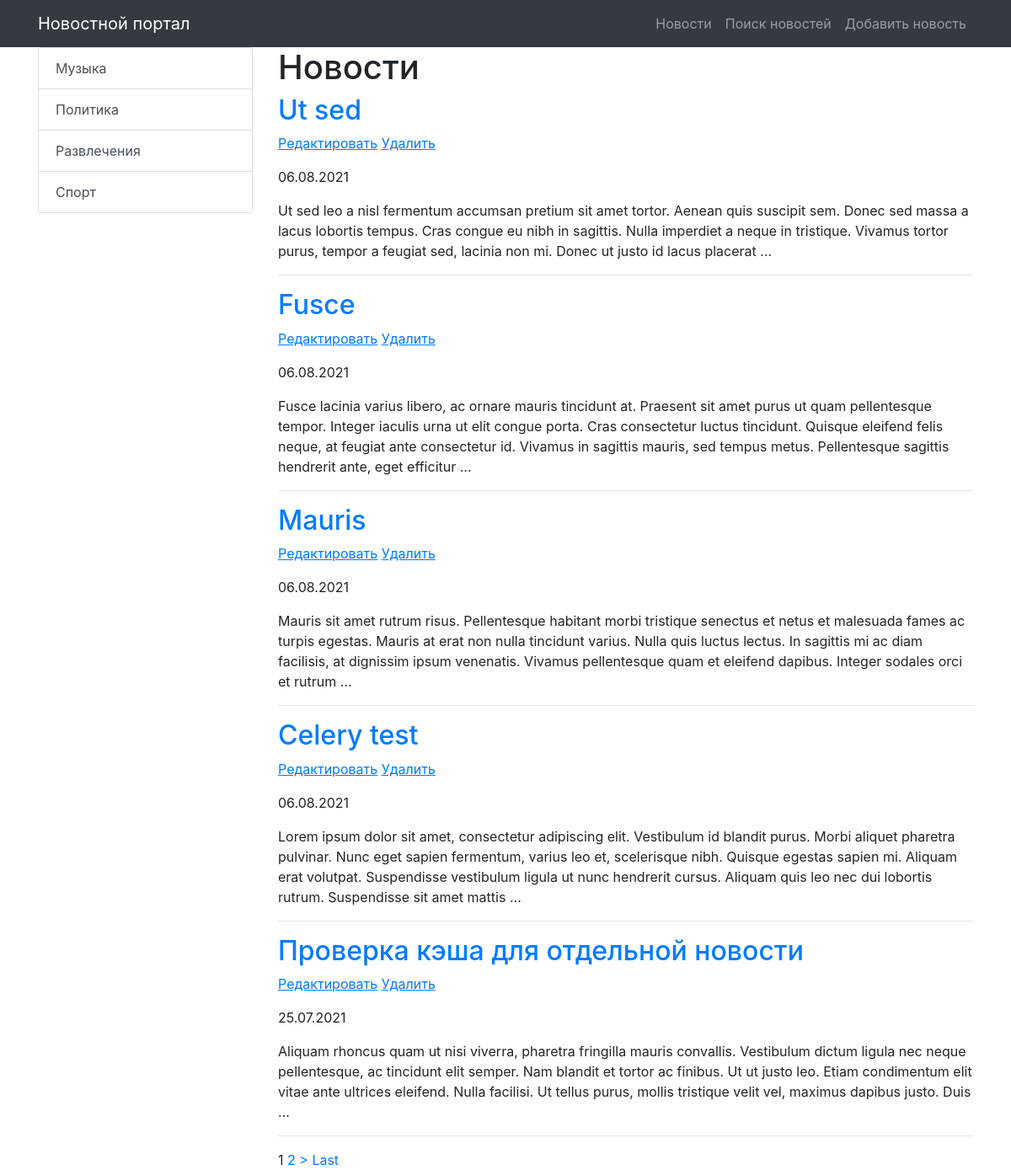
/news/ (signed in), run on an earlier commit of the app's database.
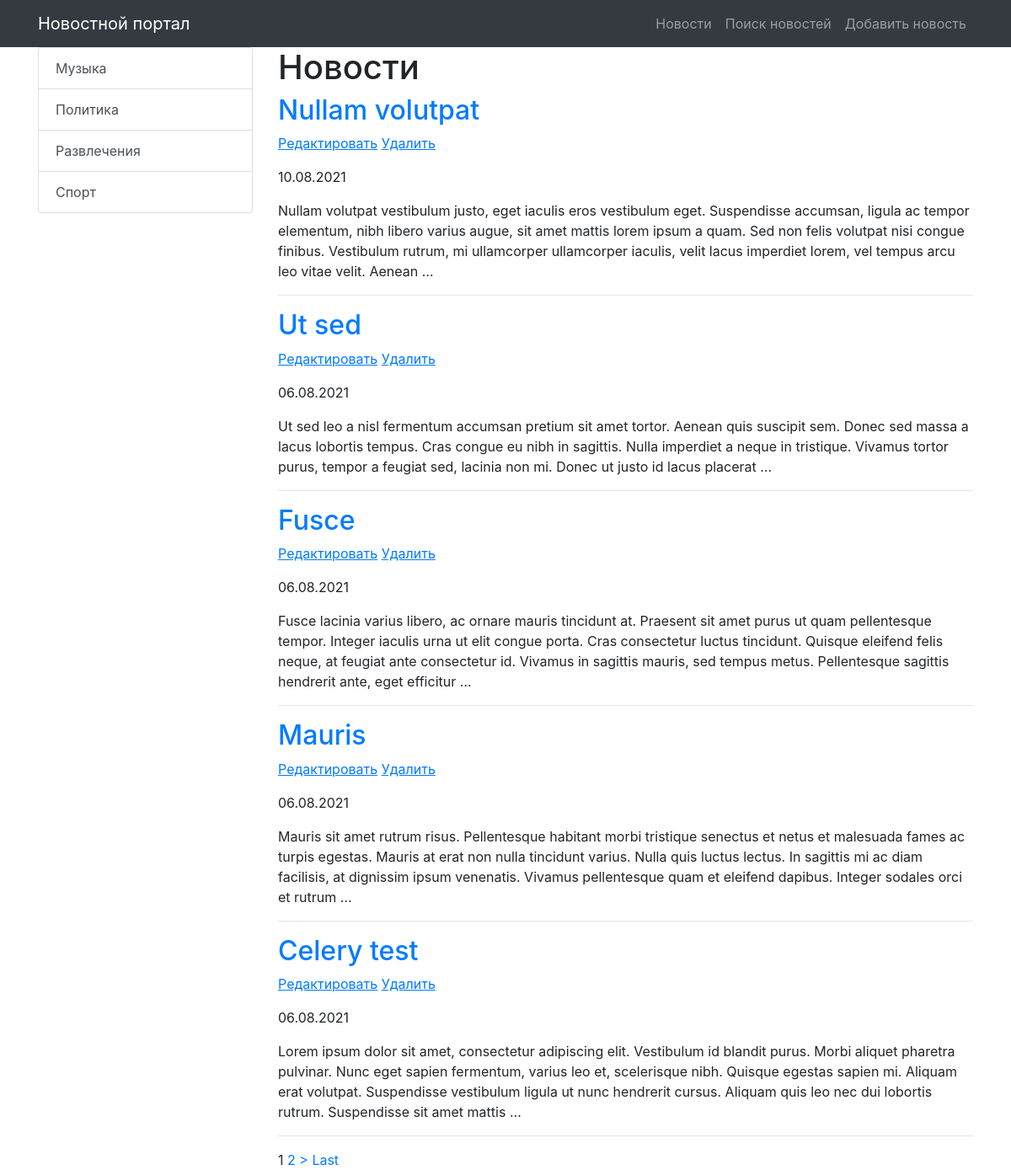
And on a later commit of the database.
### news/models.py (models this page shows, shortened)
class Category(models.Model):
    title = models.CharField(max_length=255, unique=True, verbose_name='Название категории')
    subscribers = models.ManyToManyField(User)
    class Meta:
        verbose_name = 'Категория'
        verbose_name_plural = 'Категории'
        ordering = ['title']
    def get_absolute_url(self):
        return reverse('news_category', kwargs={'category_id': self.pk})

class Post(models.Model):
    TYPE = [
        ('Article', 'Статья'),
        ('News', 'Новость'),
    ]
    author = models.ForeignKey(Author, on_delete=models.CASCADE, verbose_name='Автор')
    category = models.ManyToManyField(Category, through='PostCategory')
    type = models.CharField(max_length=20, choices=TYPE, verbose_name='Тип поста', default='Article')
    creation_datetime = models.DateTimeField(auto_now_add=True, verbose_name='Дата публикации')
    title = models.CharField(max_length=255, verbose_name='Название')
    text = models.TextField(verbose_name='Содержание')
    rating = models.IntegerField(default=0, verbose_name='Рейтинг')
    class Meta:
        verbose_name = 'Пост'
        verbose_name_plural = 'Посты'
        ordering = ['-creation_datetime', 'title']

### news/views.py (the view)
# urls.py: path('', NewsList.as_view()),
class NewsList(LoginRequiredMixin, ListView):
    model = Post
    template_name = 'news/news.html'
    context_object_name = 'news'
    queryset = Post.objects.order_by('-creation_datetime')
    paginate_by = 5
    def get_context_data(self, **kwargs):
        context = super().get_context_data(**kwargs)
        context['posts_amount'] = len(Post.objects.all())
        context['categories'] = Category.objects.all()
        return context

### news/templatetags/custom_filters.py (called while the page is built)
@register.filter(name='censor')
def censor(text, swearing):
    if swearing in text:
        return text.replace(swearing, '***')
    return text

### templates/news/news.html (shortened to what this page needs)
{% extends 'default.html' %}
{% load custom_filters %}
{% block content %}
    <h1>Новости</h1>
    {% if news %}
        {% for item in news %}
            <h2>
                <a href="{% url 'news_one' item.pk %}">{{ item.title | censor:'очень_плохое_слово'}}</a>
            </h2>
            <p>
                <a href="{% url 'news_update' item.pk %}"><u>Редактировать</u></a>
                <a href="{% url 'news_delete' item.pk %}"><u> Удалить </u></a>
            </p>
            <p>{{ item.creation_datetime | date:'d.m.Y'}}</p>
            <p>{{ item.text | censor:'очень_плохое_слово' | truncatewords_html:50}}</p>
            <hr>
        {% endfor %}
    {% else %}
        <h2>Нет никаких новостей :(</h2>
    {% endif %}
    {% if is_paginated %}
        {% for num in page_obj.paginator.page_range %}
            {% if page_obj.number == num %}
                <a>{{ num }}</a>
            {% elif num > page_obj.number|add:'-2' and num < page_obj.number|add:'2' %}
                <a href="?page={{ num }}">{{ num }}</a>
            {% endif %}
        {% endfor %}
        {% if page_obj.has_next %}
            <a href="?page={{ page_obj.next_page_number }}">></a>
            <a href="?page={{ page_obj.paginator.num_pages }}">Last</a>
        {% endif %}
    {% endif %}
{% endblock content %}

### templates/default.html (shortened to what this page needs)
{% load static %}
<!DOCTYPE html>
<html lang="en">
<head>
    <link href="{% static 'vendor/bootstrap/css/bootstrap.min.css' %}" rel="stylesheet">
</head>
<body>
{% load cache %}
{% cache 30 nav %}
{% block nav %}
<nav class="navbar navbar-expand-lg navbar-dark bg-dark static-top">
    <div class="container">
        <a class="navbar-brand" href="/news/">Новостной портал</a>
        <div class="collapse navbar-collapse" id="navbarResponsive">
            <ul class="navbar-nav ml-auto">
                <li class="nav-item">
                    <a class="nav-link" href="/news/">Новости</a>
                </li>
                <li class="nav-item">
                    <a class="nav-link" href="{% url 'news_search' %}">Поиск новостей</a>
                </li>
                <li class="nav-item">
                    <a class="nav-link" href="{% url 'news_add' %}">Добавить новость</a>
                </li>
            </ul>
        </div>
    </div>
</nav>
{% endblock %}
{% endcache %}
<div class="container">
    <div class="row">
        <div class="col-md-3">
            <div class="list-group">
                {% for item in categories %}
                <a href="{{ item.get_absolute_url }}" class="list-group-item list-group-item-action">
                    {{ item.title }}
                </a>
                {% endfor %}
            </div>
        </div>
        <div class="col-md-9">
            {% block content %}
            {% endblock content %}
        </div>
    </div>
</div>
</body>
</html>

What changed in the data, as far as the page shows it:
no longer on this page (row unchanged): Post: title|censor "Проверка кэша для отдельной новости", creation_datetime "25.07.2021", text|censor "Aliquam rhoncus quam ut nisi viverra, pharetra fringilla mauris convallis. Vestibulum dictum ligula nec neque pellentesque, ac tincidunt elit semper. Nam blandit et tortor ac finibus. Ut ut justo leo. Etiam condimentum elit vitae ante ultrices eleifend. Nulla facilisi. Ut tellus purus, mollis tristique velit vel, maximus dapibus justo. Duis …"
added Post: title|censor "Nullam volutpat", creation_datetime "10.08.2021", text|censor "Nullam volutpat vestibulum justo, eget iaculis eros vestibulum eget. Suspendisse accumsan, ligula ac tempor elementum, nibh libero varius augue, sit amet mattis lorem ipsum a quam. Sed non felis volutpat nisi congue finibus. Vestibulum rutrum, mi ullamcorper ullamcorper iaculis, velit lacus imperdiet lorem, vel tempus arcu leo vitae velit. Aenean …"
